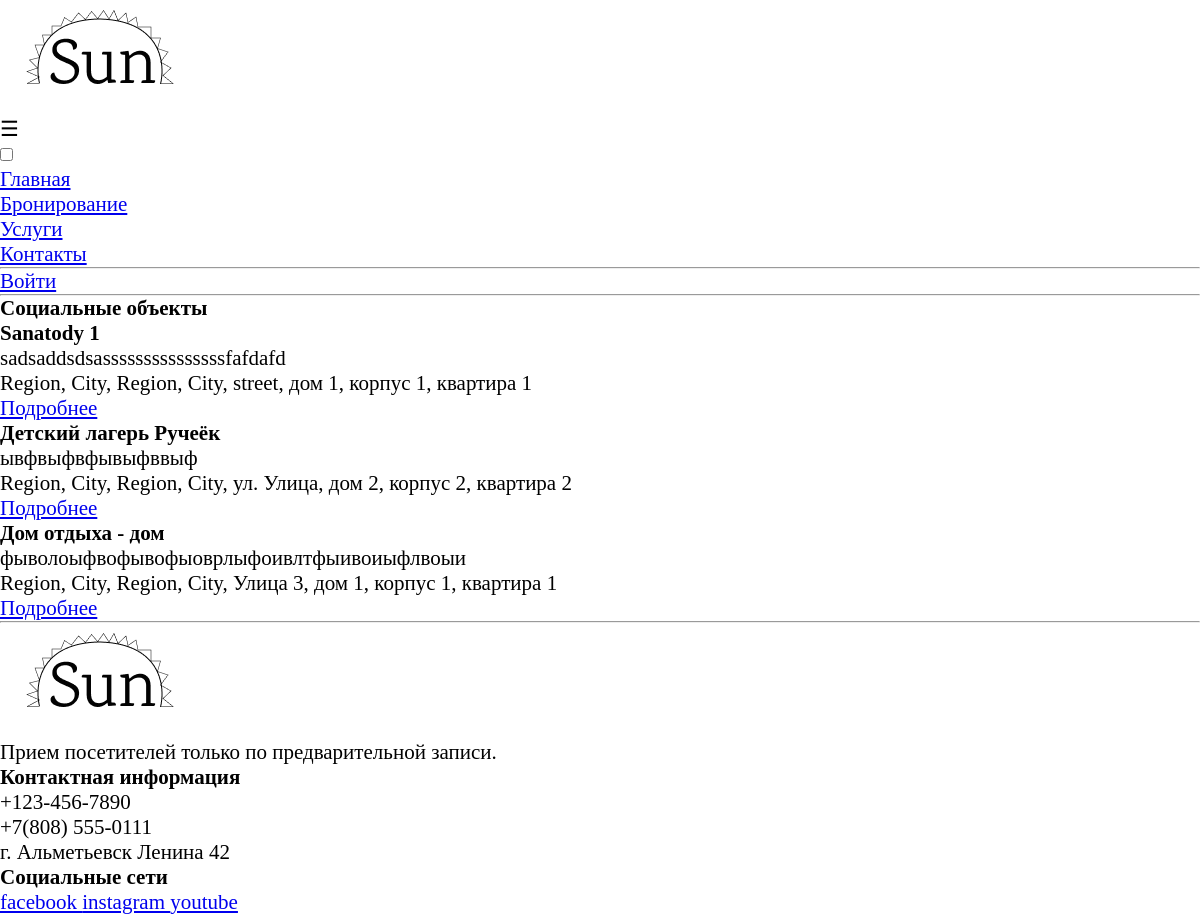
Page /catalog/ on the committed database.
### socialbooking/catalog/models.py (models this page shows, shortened)
class Stay(models.Model):
    class Meta:
        verbose_name = 'Социальный объект'
        verbose_name_plural = 'Социальные объекты'
    TYPE_CHOICES = [
        ('sanatoriy', 'Санаторий'),
        ('campsite', 'Лагерь'),
        ('recreation_place', 'Дом отдыха'),
    ]
    type = models.CharField(max_length=20, choices=TYPE_CHOICES)
    name = models.CharField(max_length=255)
    slug = models.SlugField(max_length=256, unique=True)
    title = models.CharField(max_length=255)
    description = models.TextField()
    region = models.ForeignKey(Region, on_delete=models.CASCADE)
    city = models.ForeignKey(City, on_delete=models.CASCADE)
    address = models.OneToOneField(Address, on_delete=models.CASCADE)
    coordinates = models.OneToOneField(Coordinates, on_delete=models.CASCADE)
    phone = models.CharField(max_length=9)
    photos = models.ManyToManyField('Photo', blank=True)

### socialbooking/geo/models.py (models this page shows)
class Region(models.Model):
    class Meta:
        verbose_name = 'Регион'
        verbose_name_plural = 'Регионы'
    name = models.CharField(max_length=255, help_text='Название региона')
    def __str__(self):
        return self.name

class City(models.Model):
    class Meta:
        verbose_name = 'Город'
        verbose_name_plural = 'Города'
    name = models.CharField(max_length=255, help_text='Название города')
    region = models.ForeignKey(Region, on_delete=models.CASCADE)
    coordinates = models.OneToOneField(Coordinates, on_delete=models.PROTECT)
    def __str__(self):
        return f"{self.name}, {self.region.name}"

class Address(models.Model):
    class Meta:
        verbose_name = 'Адрес'
        verbose_name_plural = 'Адреса'
    city = models.ForeignKey(City, on_delete=models.CASCADE)
    street = models.CharField(max_length=255)
    house_number = models.CharField(max_length=10)
    building_number = models.CharField(max_length=10, blank=True)
    apartment_number = models.CharField(max_length=10, blank=True)
    postal_code = models.CharField(max_length=10, blank=True)
    def __str__(self):
        address = f"{self.city.name}, {self.street}, дом {self.house_number}"
        if self.building_number:
            address = address+', корпус '+self.building_number
        if self.apartment_number:
            address = address+', квартира '+self.apartment_number
        return address

### socialbooking/catalog/views.py (the view)
# urls.py: path('', StayListView.as_view(), name='stay_list'),
class StayListView(ListView):
    model = Stay
    template_name = 'catalog/list.html'
    def get_context_data(self, **kwargs):
        context = super().get_context_data(**kwargs)
        context['stays'] = Stay.objects.all()
        return context

### templates/catalog/list.html
{% extends 'base.html' %}
{% block content %}
  <h1>Социальные объекты</h1>
  {% for stay in stays %}
    <div>
      <h2>{{ stay.title }}</h2>
      <p>{{ stay.description }}</p>
      <p>{{ stay.region }}, {{ stay.city }}, {{ stay.address }}</p>
      <a href="{% url 'stay_detail' pk=stay.pk %}">Подробнее</a>
    </div>
  {% empty %}
    <p>Социальные объекты не найдены.</p>
  {% endfor %}
{% endblock %}

### templates/base.html (shortened to what this page needs)
<!DOCTYPE html>
{% load static %}
<html lang="en">
<head>
   <link rel="stylesheet" href="{% static 'css/styles.css' %}">
</head>
<body>
        {% include "header.html" %}
    <main>
        {% block content %}
        {% endblock %}
    </main>
        {% include "footer.html" %}
</body>
</html>

### templates/header.html (shortened to what this page needs)
{% load static %}
<header>
    <div class="container">
        <nav class="navbar">
            <div class="top_wrapper">
                <div class="logo">
                    <a href="/">
                        <img src="{% static 'img/logo.png' %}" alt="Logo">
                    </a>
                </div>
                <div id="menu-switch">
                    <label for="checkbox_toggle" class="hamburger">&#9776;</label>
                </div>
            </div>
            <input type="checkbox" id="checkbox_toggle" />
            <ul class="menu">
                <li><a class="nav-link" href="/">Главная</a></li>
                <li><a class="nav-link" href="/catalog">Бронирование</a></li>
                <li><a class="nav-link" href="/services">Услуги</a></li>
                <li><a class="nav-link" href="/contacts">Контакты</a></li>
                <hr>
                <div>
                {% if user.is_authenticated %}
                    <li><div id="profile"><p>Здравствуйте, {{ user.get_username }}</p></div></li>
                    <li><a class="nav-link" href="/cart">Корзина</a></li>
                    <li><a class="nav-link" href="/logout">Выйти</a></li>
                {% else %}
                    <li><a class="nav-link" href="/login">Войти</a></li>
                {% endif %}
            </ul>
        </nav>
    </div>
    <hr>
</header>

### templates/footer.html (shortened to what this page needs)
{% load static %}
<footer>
    <hr>
    <div class="container">
        <div class="footer-content">
            <div class="footer-section">
                <div class="logo">
                    <a href="/">
                        <img src="{% static 'img/logo.png' %}" alt="Logo">
                    </a>
                </div>
                <p>Прием посетителей только по предварительной записи.</p>
            </div>
            <div class="footer-section">
                <h3>Контактная информация</h3>
                <p>  +123-456-7890 </p>
                <p>  +7(808) 555-0111</p>
                <p>  г. Альметьевск Ленина 42</p>
            </div>
            <div class="footer-section">
                <h3>Социальные сети</h3>
                <a href="#">  facebook </a>
                <a href="#">  instagram </a>
                <a href="#">  youtube </a>
            </div>
        </div>
    </div>
</footer>

### object/objectSite/static/css/styles.css (style rules this page uses)
* { margin: 0 auto; padding: 0; box-sizing: border-box; font-size: 21px; }

### rows in the picture
Stay: title "Sanatody 1", description "sadsaddsdsasssssssssssssssfafdafd", region "Region", city "City, Region", address "City, street, дом 1, корпус 1, квартира 1"
Stay: title "Детский лагерь Ручеёк", description "ывфвыфвфывыфввыф", region "Region", city "City, Region", address "City, ул. Улица, дом 2, корпус 2, квартира 2"
Stay: title "Дом отдыха - дом", description "фыволоыфвофывофыоврлыфоивлтфыивоиыфлвоыи", region "Region", city "City, Region", address "City, Улица 3, дом 1, корпус 1, квартира 1"
